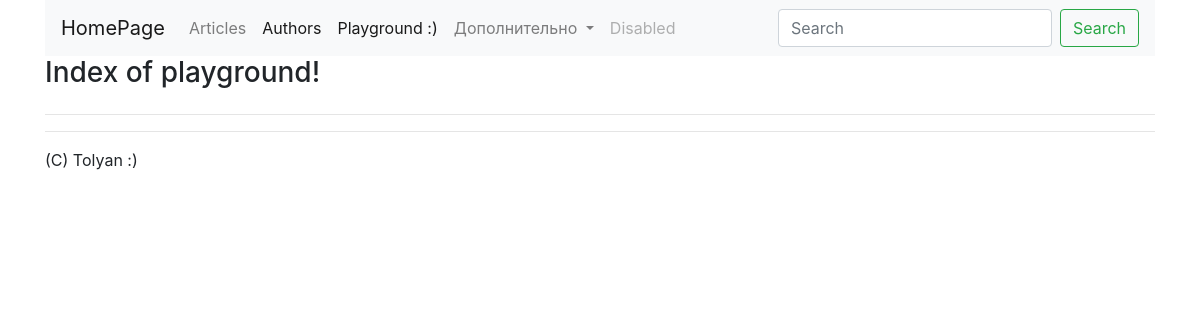
Before: /playground/ with the older database file.
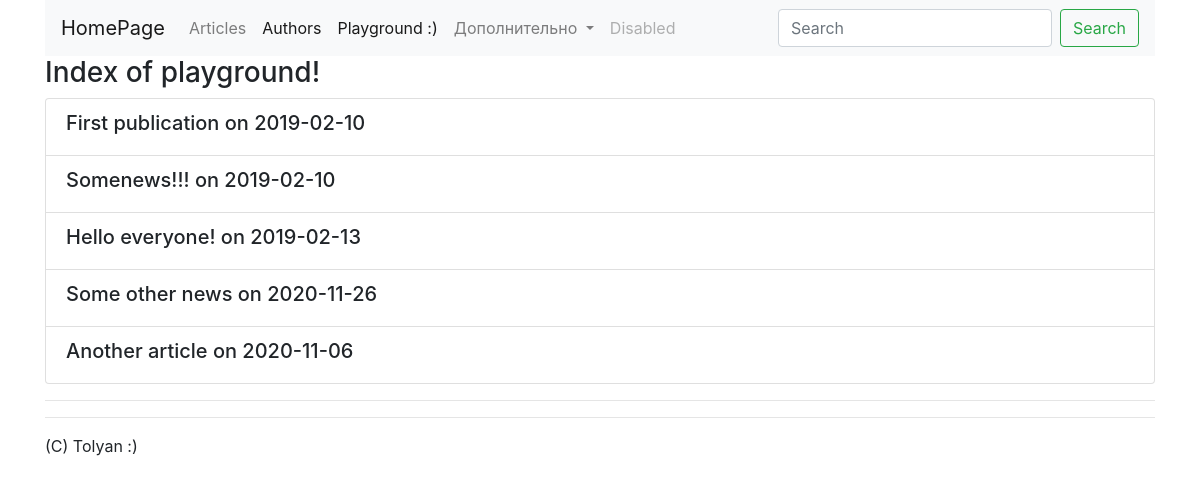
After: the same page with the newer database file.
### playground/models.py (models this page shows, shortened)
class Article(models.Model):
    objects = None
    class Meta:
        verbose_name = 'Article'
        verbose_name_plural = 'Articles'
    title = models.CharField(max_length=250)
    pub_date = models.DateField()
    publisher = models.ForeignKey(
        Publisher,
        on_delete=models.CASCADE
    )
    def __str__(self):
        return f'{self.title} on {self.pub_date}'

### playground/views.py (the view)
# urls.py: path('', views.IndexView.as_view(), name='index'),
class IndexView(TemplateView):
    template_name = 'playground/index.html'
    def get_context_data(self, **kwargs):
        context = super().get_context_data(**kwargs)
        context['articles'] = Article.objects.all()
        return context

### playground/templates/playground/index.html (shortened to what this page needs)
{% extends 'homepage/base.html' %}
{% load email_domain %}
{% block body %}
<h3>Index of playground!</h3>
<div>
    <ul class="list-group">
        {% for article in articles %}
        <li class="list-group-item">
            <h5>{{ article }}</h5>
        </li>
        {% endfor %}
    </ul>
    <hr>
</div>
{% endblock %}

Changed rows visible on the page:
added Article: title+pub_date "First publication on 2019-02-10"
added Article: title+pub_date "Somenews!!! on 2019-02-10"
added Article: title+pub_date "Hello everyone! on 2019-02-13"
added Article: title+pub_date "Some other news on 2020-11-26"
added Article: title+pub_date "Another article on 2020-11-06"
